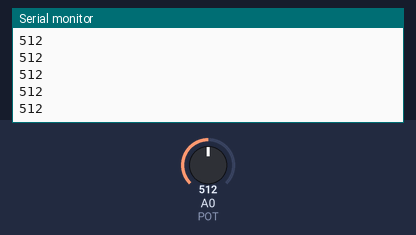
A sketch run on a simulated Arduino Uno, built with avr-gcc and run on an emulated ATmega328P. Parts: the last lines printed to the serial monitor. The test bench sets the inputs (shaded band); at power-on: A0 (POT) = 512.

Above: at 1.2 s.
1.3 s: A0 (POT) set to 716
At 1.68 s:
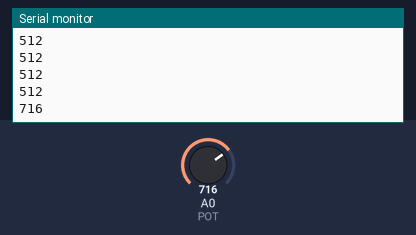
2.8 s: A0 (POT) set to 900
At 2.93 s:
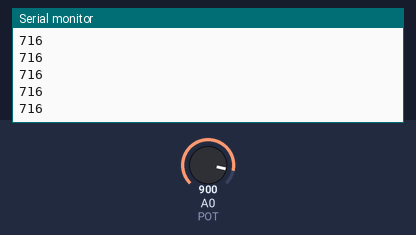
Timing chart, 0 to 5.8 s (numbered marks = the images above; inputs shaded):
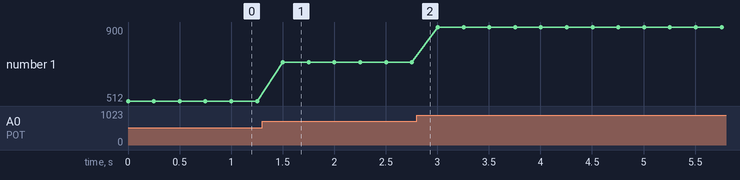

Measured:
- after the input at 1.3 s, the serial monitor: prints a new line after 0.20 s (image 1)
- plotted number 1: 512 → 716 after the input at 1.3 s, 716 → 900 after the input at 2.8 s

The sketch:

AnalogReference.ino
```cpp
int POT = A0;

void setup() {
  Serial.begin(9600);

  analogReference(EXTERNAL);
}

int valor;
void loop() {
  valor = analogRead(POT);
  Serial.println(valor);

  delay(250);
}
```
